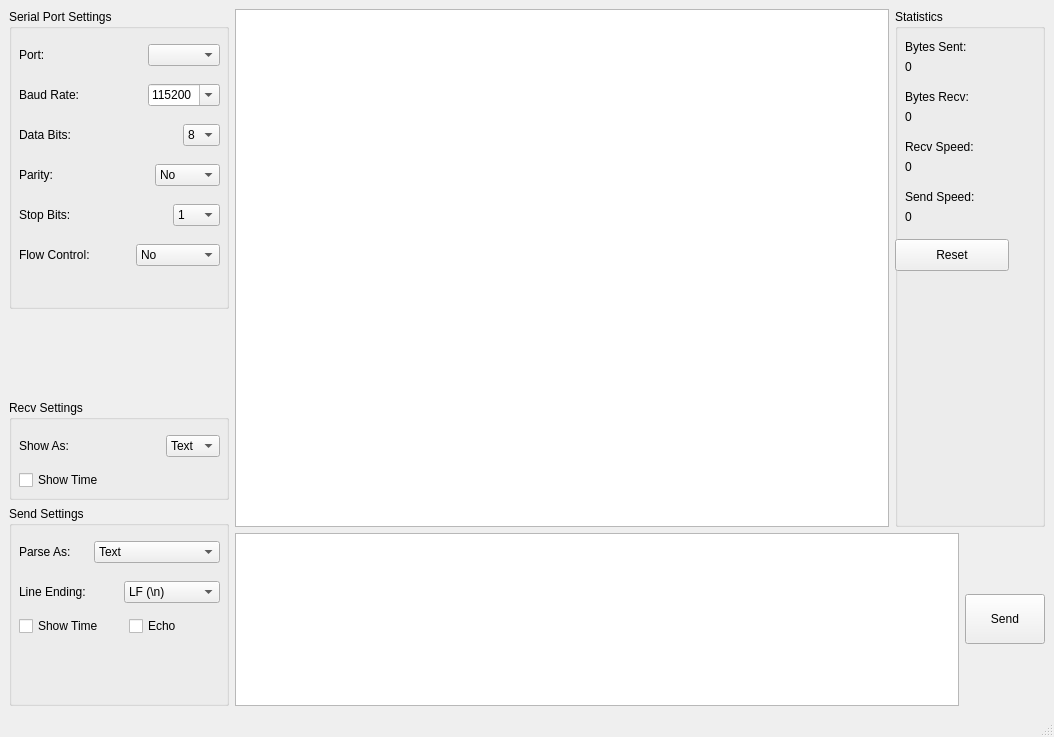
<?xml version="1.0" encoding="UTF-8"?>
<ui version="4.0">
 <class>MainWindow</class>
 <widget class="QMainWindow" name="MainWindow">
  <property name="geometry">
   <rect>
    <x>0</x>
    <y>0</y>
    <width>1054</width>
    <height>737</height>
   </rect>
  </property>
  <property name="windowTitle">
   <string>QSerial</string>
  </property>
  <widget class="QWidget" name="centralwidget">
   <layout class="QHBoxLayout" name="horizontalLayout_23">
    <item>
     <layout class="QVBoxLayout" name="verticalLayout_3">
      <item>
       <widget class="QGroupBox" name="groupBox">
        <property name="sizePolicy">
         <sizepolicy hsizetype="Preferred" vsizetype="Preferred">
          <horstretch>0</horstretch>
          <verstretch>0</verstretch>
         </sizepolicy>
        </property>
        <property name="minimumSize">
         <size>
          <width>220</width>
          <height>300</height>
         </size>
        </property>
        <property name="maximumSize">
         <size>
          <width>220</width>
          <height>16777215</height>
         </size>
        </property>
        <property name="title">
         <string>Serial Port Settings</string>
        </property>
        <widget class="QWidget" name="horizontalLayoutWidget">
         <property name="geometry">
          <rect>
           <x>10</x>
           <y>30</y>
           <width>201</width>
           <height>32</height>
          </rect>
         </property>
         <layout class="QHBoxLayout" name="horizontalLayout">
          <item>
           <widget class="QLabel" name="label">
            <property name="text">
             <string>Port:</string>
            </property>
           </widget>
          </item>
          <item>
           <spacer name="horizontalSpacer">
            <property name="orientation">
             <enum>Qt::Horizontal</enum>
            </property>
            <property name="sizeHint" stdset="0">
             <size>
              <width>40</width>
              <height>20</height>
             </size>
            </property>
           </spacer>
          </item>
          <item>
           <widget class="QComboBox" name="serialPortComboBox"/>
          </item>
         </layout>
        </widget>
        <widget class="QWidget" name="horizontalLayoutWidget_2">
         <property name="geometry">
          <rect>
           <x>10</x>
           <y>70</y>
           <width>201</width>
           <height>32</height>
          </rect>
         </property>
         <layout class="QHBoxLayout" name="horizontalLayout_2">
          <item>
           <widget class="QLabel" name="label_2">
            <property name="text">
             <string>Baud Rate:</string>
            </property>
           </widget>
          </item>
          <item>
           <spacer name="horizontalSpacer_2">
            <property name="orientation">
             <enum>Qt::Horizontal</enum>
            </property>
            <property name="sizeHint" stdset="0">
             <size>
              <width>40</width>
              <height>20</height>
             </size>
            </property>
           </spacer>
          </item>
          <item>
           <widget class="QComboBox" name="baudRateComboBox">
            <property name="editable">
             <bool>true</bool>
            </property>
            <property name="currentIndex">
             <number>7</number>
            </property>
            <item>
             <property name="text">
              <string>1200</string>
             </property>
            </item>
            <item>
             <property name="text">
              <string>2400</string>
             </property>
            </item>
            <item>
             <property name="text">
              <string>4800</string>
             </property>
            </item>
            <item>
             <property name="text">
              <string>9600</string>
             </property>
            </item>
            <item>
             <property name="text">
              <string>19200</string>
             </property>
            </item>
            <item>
             <property name="text">
              <string>38400</string>
             </property>
            </item>
            <item>
             <property name="text">
              <string>57600</string>
             </property>
            </item>
            <item>
             <property name="text">
              <string>115200</string>
             </property>
            </item>
            <item>
             <property name="text">
              <string>230400</string>
             </property>
            </item>
           </widget>
          </item>
         </layout>
        </widget>
        <widget class="QWidget" name="horizontalLayoutWidget_3">
         <property name="geometry">
          <rect>
           <x>10</x>
           <y>110</y>
           <width>201</width>
           <height>32</height>
          </rect>
         </property>
         <layout class="QHBoxLayout" name="horizontalLayout_3">
          <item>
           <widget class="QLabel" name="label_3">
            <property name="text">
             <string>Data Bits:</string>
            </property>
           </widget>
          </item>
          <item>
           <spacer name="horizontalSpacer_3">
            <property name="orientation">
             <enum>Qt::Horizontal</enum>
            </property>
            <property name="sizeHint" stdset="0">
             <size>
              <width>40</width>
              <height>20</height>
             </size>
            </property>
           </spacer>
          </item>
          <item>
           <widget class="QComboBox" name="dataBitsComboBox">
            <property name="currentIndex">
             <number>3</number>
            </property>
            <item>
             <property name="text">
              <string>5</string>
             </property>
            </item>
            <item>
             <property name="text">
              <string>6</string>
             </property>
            </item>
            <item>
             <property name="text">
              <string>7</string>
             </property>
            </item>
            <item>
             <property name="text">
              <string>8</string>
             </property>
            </item>
           </widget>
          </item>
         </layout>
        </widget>
        <widget class="QWidget" name="horizontalLayoutWidget_4">
         <property name="geometry">
          <rect>
           <x>10</x>
           <y>150</y>
           <width>201</width>
           <height>32</height>
          </rect>
         </property>
         <layout class="QHBoxLayout" name="horizontalLayout_4">
          <item>
           <widget class="QLabel" name="label_4">
            <property name="text">
             <string>Parity:</string>
            </property>
           </widget>
          </item>
          <item>
           <spacer name="horizontalSpacer_4">
            <property name="orientation">
             <enum>Qt::Horizontal</enum>
            </property>
            <property name="sizeHint" stdset="0">
             <size>
              <width>40</width>
              <height>20</height>
             </size>
            </property>
           </spacer>
          </item>
          <item>
           <widget class="QComboBox" name="parityComboBox">
            <item>
             <property name="text">
              <string>No</string>
             </property>
            </item>
            <item>
             <property name="text">
              <string>Even</string>
             </property>
            </item>
            <item>
             <property name="text">
              <string>Odd</string>
             </property>
            </item>
            <item>
             <property name="text">
              <string>Space</string>
             </property>
            </item>
            <item>
             <property name="text">
              <string>Mark</string>
             </property>
            </item>
           </widget>
          </item>
         </layout>
        </widget>
        <widget class="QWidget" name="horizontalLayoutWidget_5">
         <property name="geometry">
          <rect>
           <x>10</x>
           <y>190</y>
           <width>201</width>
           <height>32</height>
          </rect>
         </property>
         <layout class="QHBoxLayout" name="horizontalLayout_5">
          <item>
           <widget class="QLabel" name="label_5">
            <property name="text">
             <string>Stop Bits:</string>
            </property>
           </widget>
          </item>
          <item>
           <spacer name="horizontalSpacer_5">
            <property name="orientation">
             <enum>Qt::Horizontal</enum>
            </property>
            <property name="sizeHint" stdset="0">
             <size>
              <width>40</width>
              <height>20</height>
             </size>
            </property>
           </spacer>
          </item>
          <item>
           <widget class="QComboBox" name="stopBitsComboBox">
            <item>
             <property name="text">
              <string>1</string>
             </property>
            </item>
            <item>
             <property name="text">
              <string>2</string>
             </property>
            </item>
            <item>
             <property name="text">
              <string>1.5</string>
             </property>
            </item>
           </widget>
          </item>
         </layout>
        </widget>
        <widget class="QWidget" name="horizontalLayoutWidget_6">
         <property name="geometry">
          <rect>
           <x>10</x>
           <y>230</y>
           <width>201</width>
           <height>32</height>
          </rect>
         </property>
         <layout class="QHBoxLayout" name="horizontalLayout_6">
          <item>
           <widget class="QLabel" name="label_6">
            <property name="text">
             <string>Flow Control:</string>
            </property>
           </widget>
          </item>
          <item>
           <spacer name="horizontalSpacer_6">
            <property name="orientation">
             <enum>Qt::Horizontal</enum>
            </property>
            <property name="sizeHint" stdset="0">
             <size>
              <width>40</width>
              <height>20</height>
             </size>
            </property>
           </spacer>
          </item>
          <item>
           <widget class="QComboBox" name="flowControlComboBox">
            <item>
             <property name="text">
              <string>No</string>
             </property>
            </item>
            <item>
             <property name="text">
              <string>Hardware</string>
             </property>
            </item>
            <item>
             <property name="text">
              <string>Software</string>
             </property>
            </item>
           </widget>
          </item>
         </layout>
        </widget>
       </widget>
      </item>
      <item>
       <spacer name="verticalSpacer_3">
        <property name="orientation">
         <enum>Qt::Vertical</enum>
        </property>
        <property name="sizeHint" stdset="0">
         <size>
          <width>20</width>
          <height>40</height>
         </size>
        </property>
       </spacer>
      </item>
      <item>
       <widget class="QGroupBox" name="groupBox_2">
        <property name="sizePolicy">
         <sizepolicy hsizetype="Preferred" vsizetype="Preferred">
          <horstretch>0</horstretch>
          <verstretch>0</verstretch>
         </sizepolicy>
        </property>
        <property name="minimumSize">
         <size>
          <width>220</width>
          <height>100</height>
         </size>
        </property>
        <property name="maximumSize">
         <size>
          <width>220</width>
          <height>16777215</height>
         </size>
        </property>
        <property name="title">
         <string>Recv Settings</string>
        </property>
        <widget class="QWidget" name="horizontalLayoutWidget_7">
         <property name="geometry">
          <rect>
           <x>10</x>
           <y>30</y>
           <width>201</width>
           <height>32</height>
          </rect>
         </property>
         <layout class="QHBoxLayout" name="horizontalLayout_7">
          <item>
           <widget class="QLabel" name="label_7">
            <property name="text">
             <string>Show As:</string>
            </property>
           </widget>
          </item>
          <item>
           <spacer name="horizontalSpacer_7">
            <property name="orientation">
             <enum>Qt::Horizontal</enum>
            </property>
            <property name="sizeHint" stdset="0">
             <size>
              <width>40</width>
              <height>20</height>
             </size>
            </property>
           </spacer>
          </item>
          <item>
           <widget class="QComboBox" name="recvShowAsComboBox">
            <item>
             <property name="text">
              <string>Text</string>
             </property>
            </item>
            <item>
             <property name="text">
              <string>Hex</string>
             </property>
            </item>
           </widget>
          </item>
         </layout>
        </widget>
        <widget class="QCheckBox" name="recvShowTimeCheckBox">
         <property name="geometry">
          <rect>
           <x>10</x>
           <y>70</y>
           <width>111</width>
           <height>20</height>
          </rect>
         </property>
         <property name="text">
          <string>Show Time</string>
         </property>
        </widget>
       </widget>
      </item>
      <item>
       <widget class="QGroupBox" name="groupBox_3">
        <property name="sizePolicy">
         <sizepolicy hsizetype="Preferred" vsizetype="Preferred">
          <horstretch>0</horstretch>
          <verstretch>0</verstretch>
         </sizepolicy>
        </property>
        <property name="minimumSize">
         <size>
          <width>220</width>
          <height>200</height>
         </size>
        </property>
        <property name="maximumSize">
         <size>
          <width>220</width>
          <height>16777215</height>
         </size>
        </property>
        <property name="title">
         <string>Send Settings</string>
        </property>
        <widget class="QWidget" name="horizontalLayoutWidget_9">
         <property name="geometry">
          <rect>
           <x>10</x>
           <y>30</y>
           <width>201</width>
           <height>32</height>
          </rect>
         </property>
         <layout class="QHBoxLayout" name="horizontalLayout_9">
          <item>
           <widget class="QLabel" name="label_9">
            <property name="text">
             <string>Parse As:</string>
            </property>
           </widget>
          </item>
          <item>
           <spacer name="horizontalSpacer_9">
            <property name="orientation">
             <enum>Qt::Horizontal</enum>
            </property>
            <property name="sizeHint" stdset="0">
             <size>
              <width>40</width>
              <height>20</height>
             </size>
            </property>
           </spacer>
          </item>
          <item>
           <widget class="QComboBox" name="sendParseAsComboBox">
            <item>
             <property name="text">
              <string>Text</string>
             </property>
            </item>
            <item>
             <property name="text">
              <string>Hex</string>
             </property>
            </item>
            <item>
             <property name="text">
              <string>Base64</string>
             </property>
            </item>
            <item>
             <property name="text">
              <string>Percent Encoding</string>
             </property>
            </item>
           </widget>
          </item>
         </layout>
        </widget>
        <widget class="QWidget" name="horizontalLayoutWidget_10">
         <property name="geometry">
          <rect>
           <x>10</x>
           <y>70</y>
           <width>201</width>
           <height>32</height>
          </rect>
         </property>
         <layout class="QHBoxLayout" name="horizontalLayout_10">
          <item>
           <widget class="QLabel" name="label_11">
            <property name="text">
             <string>Line Ending:</string>
            </property>
           </widget>
          </item>
          <item>
           <spacer name="horizontalSpacer_10">
            <property name="orientation">
             <enum>Qt::Horizontal</enum>
            </property>
            <property name="sizeHint" stdset="0">
             <size>
              <width>40</width>
              <height>20</height>
             </size>
            </property>
           </spacer>
          </item>
          <item>
           <widget class="QComboBox" name="lineEndingComboBox">
            <item>
             <property name="text">
              <string>LF (\n)</string>
             </property>
            </item>
            <item>
             <property name="text">
              <string>CR LF (\r \n)</string>
             </property>
            </item>
            <item>
             <property name="text">
              <string>CR (\r)</string>
             </property>
            </item>
            <item>
             <property name="text">
              <string>None</string>
             </property>
            </item>
           </widget>
          </item>
         </layout>
        </widget>
        <widget class="QCheckBox" name="sendShowTimeCheckBox">
         <property name="geometry">
          <rect>
           <x>10</x>
           <y>110</y>
           <width>111</width>
           <height>20</height>
          </rect>
         </property>
         <property name="text">
          <string>Show Time</string>
         </property>
        </widget>
        <widget class="QCheckBox" name="echoCheckBox">
         <property name="geometry">
          <rect>
           <x>120</x>
           <y>110</y>
           <width>87</width>
           <height>20</height>
          </rect>
         </property>
         <property name="text">
          <string>Echo</string>
         </property>
        </widget>
       </widget>
      </item>
     </layout>
    </item>
    <item>
     <layout class="QVBoxLayout" name="verticalLayout_4" stretch="3,1">
      <item>
       <layout class="QHBoxLayout" name="horizontalLayout_11" stretch="0,0">
        <item>
         <widget class="QTextBrowser" name="textBrowser"/>
        </item>
        <item>
         <widget class="QGroupBox" name="groupBox_4">
          <property name="minimumSize">
           <size>
            <width>150</width>
            <height>0</height>
           </size>
          </property>
          <property name="title">
           <string>Statistics</string>
          </property>
          <widget class="QLabel" name="label_8">
           <property name="geometry">
            <rect>
             <x>10</x>
             <y>30</y>
             <width>101</width>
             <height>16</height>
            </rect>
           </property>
           <property name="text">
            <string>Bytes Sent:</string>
           </property>
          </widget>
          <widget class="QLabel" name="bytesSentLabel">
           <property name="geometry">
            <rect>
             <x>10</x>
             <y>50</y>
             <width>101</width>
             <height>16</height>
            </rect>
           </property>
           <property name="text">
            <string>0</string>
           </property>
          </widget>
          <widget class="QLabel" name="label_10">
           <property name="geometry">
            <rect>
             <x>10</x>
             <y>80</y>
             <width>101</width>
             <height>16</height>
            </rect>
           </property>
           <property name="text">
            <string>Bytes Recv:</string>
           </property>
          </widget>
          <widget class="QLabel" name="bytesRecvLabel">
           <property name="geometry">
            <rect>
             <x>10</x>
             <y>100</y>
             <width>101</width>
             <height>16</height>
            </rect>
           </property>
           <property name="text">
            <string>0</string>
           </property>
          </widget>
          <widget class="QLabel" name="label_12">
           <property name="geometry">
            <rect>
             <x>10</x>
             <y>130</y>
             <width>101</width>
             <height>16</height>
            </rect>
           </property>
           <property name="text">
            <string>Recv Speed:</string>
           </property>
          </widget>
          <widget class="QLabel" name="recvSpeedLabel">
           <property name="geometry">
            <rect>
             <x>10</x>
             <y>150</y>
             <width>59</width>
             <height>16</height>
            </rect>
           </property>
           <property name="text">
            <string>0</string>
           </property>
          </widget>
          <widget class="QLabel" name="label_14">
           <property name="geometry">
            <rect>
             <x>10</x>
             <y>180</y>
             <width>81</width>
             <height>16</height>
            </rect>
           </property>
           <property name="text">
            <string>Send Speed:</string>
           </property>
          </widget>
          <widget class="QLabel" name="sentSpeedLabel">
           <property name="geometry">
            <rect>
             <x>10</x>
             <y>200</y>
             <width>59</width>
             <height>16</height>
            </rect>
           </property>
           <property name="text">
            <string>0</string>
           </property>
          </widget>
          <widget class="QPushButton" name="resetButton">
           <property name="geometry">
            <rect>
             <x>0</x>
             <y>230</y>
             <width>114</width>
             <height>32</height>
            </rect>
           </property>
           <property name="text">
            <string>Reset</string>
           </property>
          </widget>
         </widget>
        </item>
       </layout>
      </item>
      <item>
       <layout class="QHBoxLayout" name="horizontalLayout_8">
        <item>
         <widget class="QPlainTextEdit" name="inputPlainTextEdit"/>
        </item>
        <item>
         <widget class="QPushButton" name="sendButton">
          <property name="minimumSize">
           <size>
            <width>0</width>
            <height>50</height>
           </size>
          </property>
          <property name="text">
           <string>Send</string>
          </property>
         </widget>
        </item>
       </layout>
      </item>
     </layout>
    </item>
   </layout>
  </widget>
  <widget class="QMenuBar" name="menubar">
   <property name="geometry">
    <rect>
     <x>0</x>
     <y>0</y>
     <width>1054</width>
     <height>22</height>
    </rect>
   </property>
  </widget>
  <widget class="QStatusBar" name="statusbar"/>
 </widget>
 <resources/>
 <connections>
  <connection>
   <sender>resetButton</sender>
   <signal>clicked()</signal>
   <receiver>MainWindow</receiver>
   <slot>onReset()</slot>
   <hints>
    <hint type="sourcelabel">
     <x>793</x>
     <y>293</y>
    </hint>
    <hint type="destinationlabel">
     <x>728</x>
     <y>603</y>
    </hint>
   </hints>
  </connection>
  <connection>
   <sender>sendButton</sender>
   <signal>clicked()</signal>
   <receiver>MainWindow</receiver>
   <slot>onSend()</slot>
   <hints>
    <hint type="sourcelabel">
     <x>815</x>
     <y>582</y>
    </hint>
    <hint type="destinationlabel">
     <x>668</x>
     <y>594</y>
    </hint>
   </hints>
  </connection>
 </connections>
 <slots>
  <slot>onSend()</slot>
  <slot>onReset()</slot>
 </slots>
</ui>
